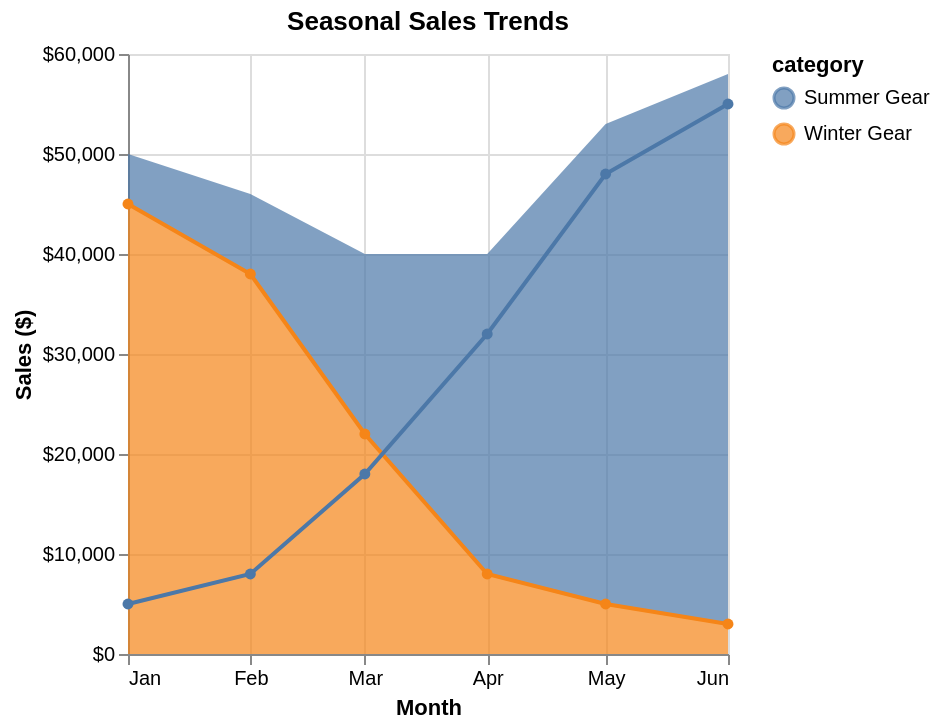

This figure's Vega-Lite source:
### Vega-Lite specification from a JSON file in a GitHub repository (floating-point values rounded to 4 significant figures)
{"$schema": "https://vega.github.io/schema/vega-lite/v6.json", "description": "Seasonal sales trends", "layer": [{"mark": "area", "encoding": {"x": {"field": "month", "type": "temporal", "axis": {"title": "Month", "format": "%b"}}, "y": {"field": "sales", "type": "quantitative", "axis": {"title": "Sales ($)", "format": "$,.0f"}}, "color": {"field": "category", "type": "nominal"}, "opacity": {"value": 0.7}}}, {"mark": {"type": "line", "point": true}, "encoding": {"x": {"field": "month", "type": "temporal"}, "y": {"field": "sales", "type": "quantitative"}, "color": {"field": "category", "type": "nominal"}}}], "data": {"values": [{"month": "2024-01", "category": "Winter Gear", "sales": 45000}, {"month": "2024-02", "category": "Winter Gear", "sales": 38000}, {"month": "2024-03", "category": "Winter Gear", "sales": 22000}, {"month": "2024-04", "category": "Winter Gear", "sales": 8000}, {"month": "2024-05", "category": "Winter Gear", "sales": 5000}, {"month": "2024-06", "category": "Winter Gear", "sales": 3000}, {"month": "2024-01", "category": "Summer Gear", "sales": 5000}, {"month": "2024-02", "category": "Summer Gear", "sales": 8000}, {"month": "2024-03", "category": "Summer Gear", "sales": 18000}, {"month": "2024-04", "category": "Summer Gear", "sales": 32000}, {"month": "2024-05", "category": "Summer Gear", "sales": 48000}, {"month": "2024-06", "category": "Summer Gear", "sales": 55000}]}, "title": "Seasonal Sales Trends"}
